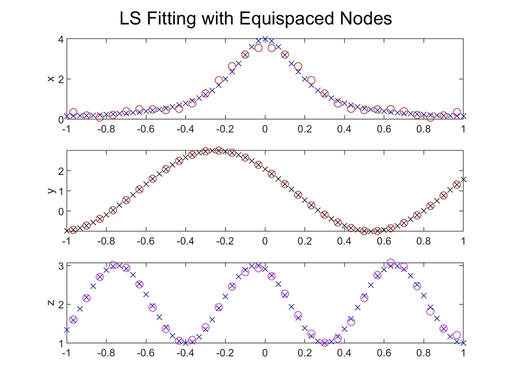
%> input picture hw_2/LS_Fitting_with_Equi_Nodes.jpg (cropped and resized to the size of MATLAB's example picture), 512 x 384 px, given in place of peppers.png, which was not available
$ octave demo_iterative_deblurring.m   (GNU Octave 9; MATLAB toolbox functions it lacks are replaced by stand-ins)
%> lines starting %> are read from the running program, lines starting %| are printed output that depends on the picture; pictures that were not available may be replaced by others from this repository, and a replacement may not be noted
### hw_3/demo_scripts/demo_images_blurring/demo_conv_blurring.m
% demo_image_blurring.m
%
% demo objectives:
% -- 2D convolution, non-separable
% -- convolution with small kernel support
%
% see DEMO_ITERATIVE_DEBLURRING
%

clear all
close all

fprintf('\n\n   %s began ...\n',  mfilename );

Igray = imread('peppers.png');
%> Igray is the input picture: size 384x512x3 uint8; mean R, G, B 247.1, 246.1, 247.1
Igray = rgb2gray( Igray );
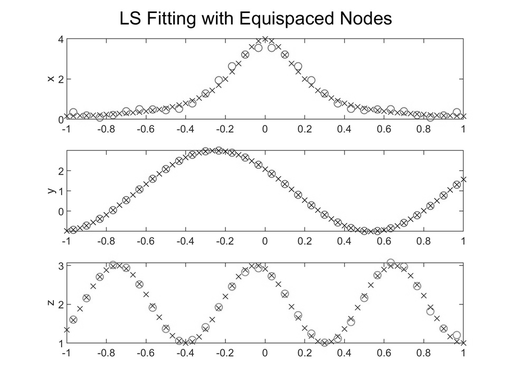
%> Igray: size 384x512 uint8; min 0, max 255, mean 246.5
Igray = double( Igray );
%> Igray: size 384x512 double

figure
imagesc( Igray );
colormap('gray') ;
title('Original Image');


%%  ... destortion operator and process

wsize = 3;
test_cases = {'strong', ...
              'weak', ...
              'deficit', ...
              'laplacian', ...
              'gaussian'} ;

for j = 1: length(test_cases)
    fprintf('\n   case %d for %s diagonal dominance', j, test_cases{j} );
end

idex      = input('\n\n   select an index to a test case = ') ;
%> the answer given: 1
dominance = test_cases{idex};

switch dominance
    case 'strong'
        beta = 0.5/wsize^2;
        imax = 10;
        hk = -ones(wsize,wsize) * beta;      % constant off-diagonal
        hk(2,2) = 1;                         % diagonal element

    case 'weak'
        beta = 1/wsize^2;
        imax = 60;
        hk = -ones(wsize,wsize) * beta;      % constant off-diagonal
        hk(2,2) = 1;                         % diagonal element

    case 'deficit'    % diagonal < off-diagonal
        beta = 1/wsize^(1.7);
        imax = 30;
        hk = -ones(wsize,wsize) * beta;      % constant off-diagonal
        hk(2,2) = 1;                         % diagonal element

        % delta-differences decreases, but the errors increase

    case 'laplacian'   % equal, except at the boundary
        hk = [ 0, -1, 0; -1, 4, -1; 0, -1, 0];
        imax = 150000;  % convergent, but very slow

    case 'gaussian'
        hk = fspecial('gaussian', 3, 0.56 );
        imax = 80;

    otherwise
        error('unsupported test case');
end

%%  ... model a mixing distoration with a convolution kernel

figure
imagesc( hk )
axis image
% colormap( "gray" )
colorbar
t_msg = sprintf('Filter : window size %d', size(hk,1)  ) ;
title( t_msg ) ;
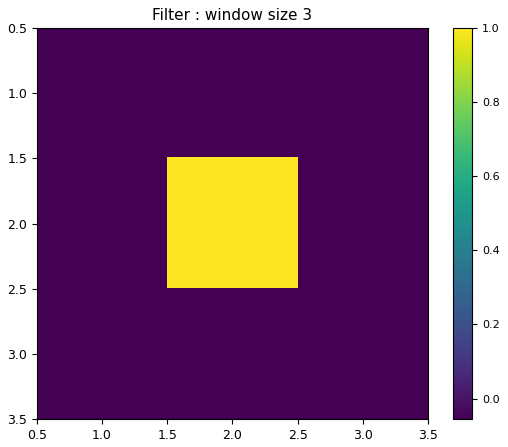
%> figure redrawn from the program's plot data

%%  ... simulate the convolutional mixing process

Igray  = double( Igray );
eItrue = norm( Igray, 'fro');
%> eItrue = 110159.3

I_blurred = conv2( Igray, hk, 'same') ;
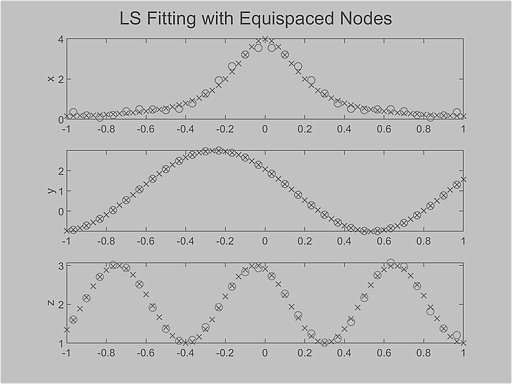
%> I_blurred: size 384x512 double; min -83.06, max 212.5, mean 137.3; drawn with min black and max white
etai = norm(I_blurred - Igray, 'fro')/ eItrue;
%> etai = 0.441

figure
imagesc( I_blurred )
colormap( 'gray' );
t_msg = sprintf('a distored image with discrepancy %.2e', etai );
%> t_msg = 'a distored image with discrepancy 4.41e-01'
title( t_msg );

return

%% slow version for demo the detailed operations

Xf   =  conv_step( Igray, hk );
etai = norm( Xf - Igray, 'fro')/ eItrue;

figure
imagesc( Xf )
colormap( 'gray' );
t_msg = sprintf('a distored image with discrepancy %.2e', etai );
title( t_msg );

fprintf('\n\n    %s ended \n\n', mfilename );

return

%%
%% Xiaobai Sun
%% Duke CS
%%

### hw_3/demo_scripts/demo_images_blurring/Jacobi_deconv_fast.m
function X = Jacobi_deconv_fast( Xf, f, imax, X0  )
% Jacobi_deconv_fast( Xf, f, imax, X0);
%
% Input
% -----
% Xf:  2D array convolved filter f
% f:   filter, odd size in each dimension, the middle elemen is dominant
% X0:  the initial guess
% imax: integer, number of iterations
% via:  boolean, if 1, visualize every imax/10 steps
%
% Output
% ------
% X:   2D array, deconvolved
%
% The Jacobi iteration step is executed as a convolution step,
% use CONV2
%


% ... make the Jacobi filter for deconvolution '

wsize = size(f,1);
pc    = (wsize+1)/2;
dc    = f(pc,pc);

Jacobi = -f/dc;
Jacobi(pc,pc) = 0;

%% ... iterative deconvolution with the Jacobi iteration

Brhs = Xf/dc;          % the right hand side
Xi   = X0;          % the initial guess

for i = 1: imax

   % ... computing
   Bi = conv2( Xi, Jacobi, 'same') + Brhs ;  % if separable, use conv2(u,v,Xi)
   Xi = Bi;

end

X = Xi;

end

%% Programmer
%% Xiaobai Sun
%% Duke CS
%% Asking the programmer's permission for any distribution
%%

### hw_3/demo_scripts/demo_images_blurring/demo_iterative_deblurring.m
% demo_iteraative_deblurring.m
%
% Demo objectives:
% -- iterative deconvolution when the convolution is far from circulant
% -- iterative inversion of a large (and sparse) linear system
% -- conditions for Jacobi iteration to converge/diverge
%
% Blurring operation setup
%   demo_conv_blurring
% Iterative deblurring function
%   Jacobi_deconv_fast
%
% use script DEMO_CONV_BLURRING
%

clear all
close all

fprintf('\n\n   %s began ...\n',  mfilename );

fprintf('\n   simulate a blurring process ...');

demo_conv_blurring           %%  forward blurring process
                             %%  variables: Igray, I_blurred, hk, and imax

%% ... iterative restoration process


fprintf('\n   restoration by Jacobi iteration with maxIterSteps = %d ... \n   ', imax );

f = hk;                                    % The blurring/diffusion operator
Xtrue  = Igray;
eItrue = norm( Xtrue, 'fro');              % Euclidean length of Xtrue

Brhs =  I_blurred;                         % RHS: blurred, Brhs = f( Xtrue )

Xk   = Brhs;                               % Initial guess

kbatchs = 10;                              % iterate in batches
ksteps  = ceil( imax/kbatchs );            % per batch

etaBatch   = zeros( kbatchs,1);
deltaBatch = zeros( kbatchs,1);

figure         % for annimating the iteration process

kb = 1;
for k = 1: ksteps : imax

  fprintf(' %d ...', k);

  % ... iterate the next ksteps

  Yk = Jacobi_deconv_fast( Brhs, f, ksteps, Xk ) ;

  etak    = norm( Yk - Xtrue, 'fro')/eItrue;
  deltak  = norm( Yk - Xk, 'fro')/norm(Xk, 'fro');
  Xk      = Yk;

  etaBatch(kb)   = etak;
  deltaBatch(kb) = deltak;
  kb = kb+1;

  % ... display every ksteps

  imagesc( Xk) ;
  colormap('gray');
  axis image

  t_msg = sprintf('step %d: delta = %.2e, err = %.2e', k, deltak, etak);
  title( t_msg );
  pause(2)

end
%> this loop made 10 passes
%> (etak, deltak, t_msg) on passes 1 to 10: (0.196, 0.438, 'step 1: delta = 4.38e-01, err = 1.96e-01'), (0.0868, 0.135, 'step 2: delta = 1.35e-01, err = 8.68e-02'), (0.0385, 0.0529, 'step 3: delta = 5.29e-02, err = 3.85e-02'), (0.0171, 0.0223, 'step 4: delta = 2.23e-02, err = 1.71e-02'), (0.00759, 0.00968, 'step 5: delta = 9.68e-03, err = 7.59e-03'), (0.00337, 0.00425, 'step 6: delta = 4.25e-03, err = 3.37e-03'), (0.0015, 0.00188, 'step 7: delta = 1.88e-03, err = 1.50e-03'), (0.000665, 0.000833, 'step 8: delta = 8.33e-04, err = 6.65e-04'), (0.000295, 0.00037, 'step 9: delta = 3.70e-04, err = 2.95e-04'), (0.000131, 0.000164, 'step 10: delta = 1.64e-04, err = 1.31e-04')
%> pass 1, in Jacobi_deconv_fast, `X = Xi;`:
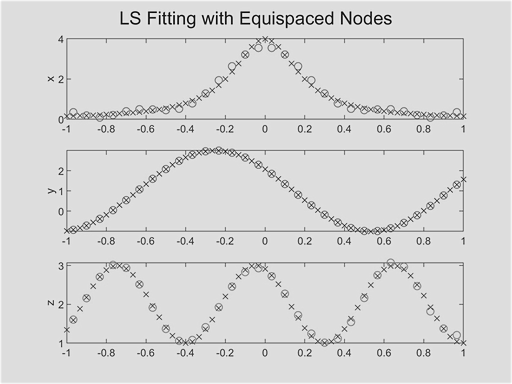
%> X: size 384x512 double; min -38.16, max 240.8, mean 198.1; drawn with min black and max white
%> after the loop, deltaBatch = [0.438; 0.135; 0.0529; 0.0223; 0.00968; 0.00425; 0.00188; 0.000833; 0.00037; 0.000164]; etaBatch = [0.196; 0.0868; 0.0385; 0.0171; 0.00759; 0.00337; 0.0015; 0.000665; 0.000295; 0.000131]; kb = 11

%%

figure
semilogy( 1:kbatchs, deltaBatch, 'mx-.', 1:kbatchs, etaBatch, 'b+-.' );
legend('deltaBatch','etaBatch');
title('differences at batch boundary steps');
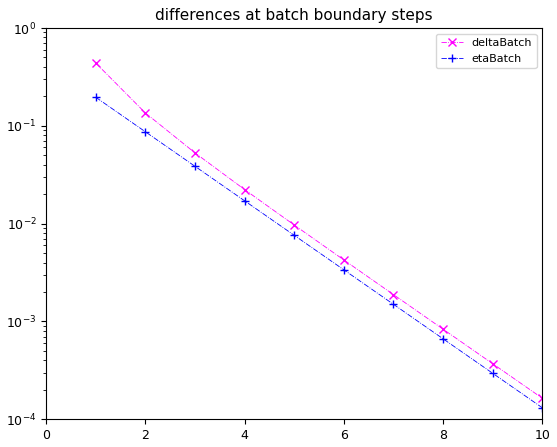
%> figure redrawn from the program's plot data; curve peaks at x = 1, y = 0.438; curve peaks at x = 1, y = 0.196

%%

fprintf('\n\n    %s ended \n\n', mfilename );

return

%% =========================================================
%% Programmer
%%  Xiaobai Sun
%%  Duke CS
%%  Revision: March 13, 2024
%%  ask the programmer for permission of any distribution
%%
